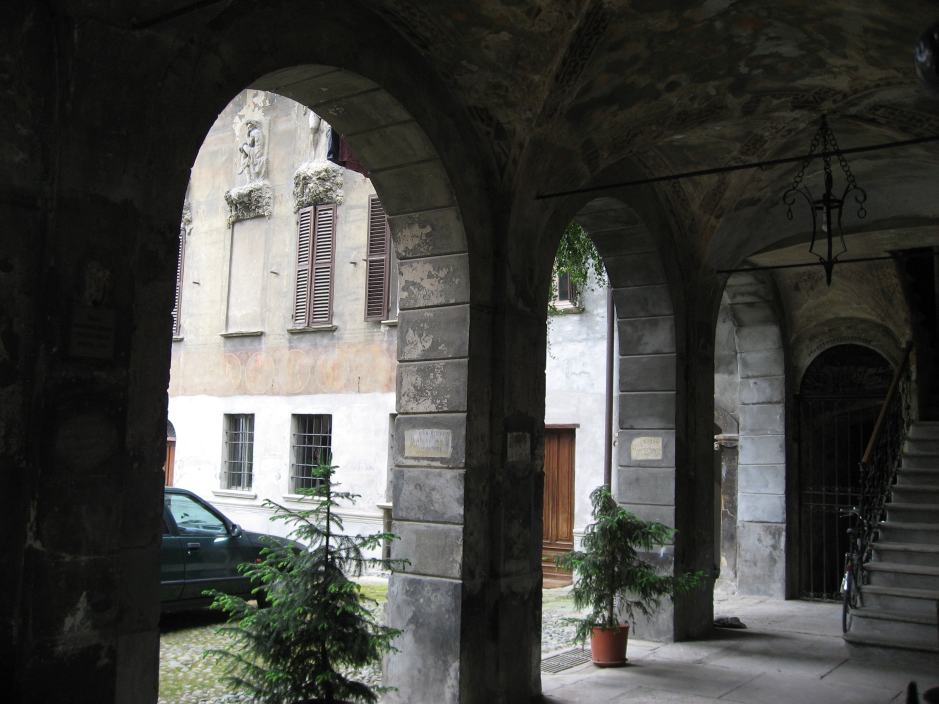
#> input picture Lab 2/images/aquatermi_lowcontrast.jpg, 2816 x 2112 px, given in place of einstein.png, which was not available (shown at 1/3 size)
$ jupyter execute --allow-errors Delivery_P2_1_template_matching_HOG.ipynb   (older library calls are emulated)   (text cells are left out)
#> lines starting #> are read from the running program, lines starting #| are printed output that depends on the picture; pictures that were not available may be replaced by others from this repository, and a replacement may not be noted
[cell 1]
# mount drive to the notebook

from google.colab import drive
drive.mount('/content/drive')

[cell 2]
# Loading necessary libraries (Feel free to add new libraries if you need for any computation)

import numpy as np
from matplotlib import pyplot as plt
import matplotlib
import os
from skimage import color, data, exposure, feature, filters, io, transform
import pandas as pd

[cell 3]
# solution
drive_path = '/content/drive/MyDrive/CV - Lab/Lab4/images/'
einstein_img = plt.imread(drive_path + 'einstein.png')
#> einstein_img is the input picture: shape (2112, 2816, 3); mean R, G, B 69.7, 70, 66.4
template_img = plt.imread(drive_path + 'template.png')

einstein_gray_img = color.rgb2gray(einstein_img)
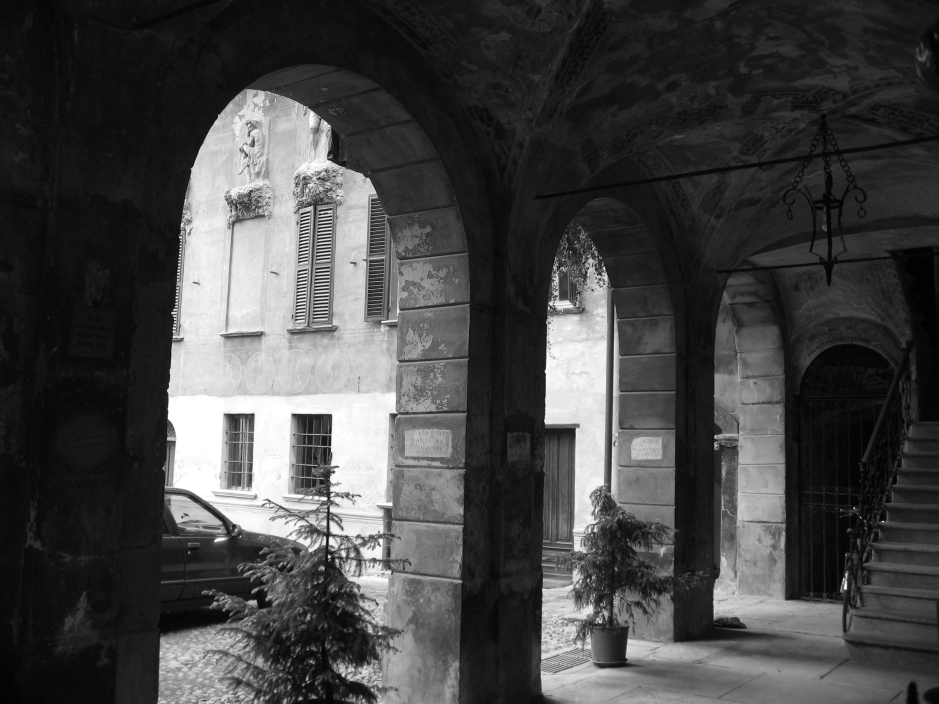
#> einstein_gray_img: shape (2112, 2816) float64 (shown at 1/3 size); min 0, max 1, mean 0.273
template_gray_img = color.rgb2gray(template_img)

#> (the rest of this cell did not finish here and is left out)

#> (a cell that did not finish here is left out)

[cell 5]
# solution
def create_threshold_image(cross_corelation_img, threshold = 0.5):
    return (cross_corelation_img > threshold).astype('uint8')

#> (a cell that did not finish here is left out)

#> (a cell that did not finish here is left out)

#> (a cell that did not finish here is left out)

#> (a cell that did not finish here is left out)

#> (a cell that did not finish here is left out)

#> (a cell that did not finish here is left out)

[cell 12]
def plot_images_rotating_template(rotation_angle, axis_objects):
    rotated_template_img = transform.rotate(template_gray_img, rotation_angle)
    cross_corelation_img = feature.match_template(einstein_gray_img, rotated_template_img, pad_input=True)
    threshold_img = create_threshold_image(cross_corelation_img, 0.55)

    axis_objects[0].imshow(einstein_img)
    axis_objects[1].imshow(rotated_template_img, cmap = 'gray')
    axis_objects[2].imshow(cross_corelation_img, cmap = 'gray')
    axis_objects[3].imshow(threshold_img, cmap = 'gray')

    axis_objects[0].set_title('Einstein')
    axis_objects[1].set_title(f'Template rotated {rotation_angle}º')
    axis_objects[2].set_title('Cross-Correlation Image')
    axis_objects[3].set_title('Threshold Image')

[cell 13]
# solution
fig, axs = plt.subplots(3, 4)
fig.set_size_inches(15, 15)

for ax in axs.flatten():
    ax.axis('off')
#> this loop made 12 passes

#> (the rest of this cell did not finish here and is left out)

#> in plot_images_rotating_template, `rotated_template_img = transform.rotate(template_gray_img, rotation_an..`:
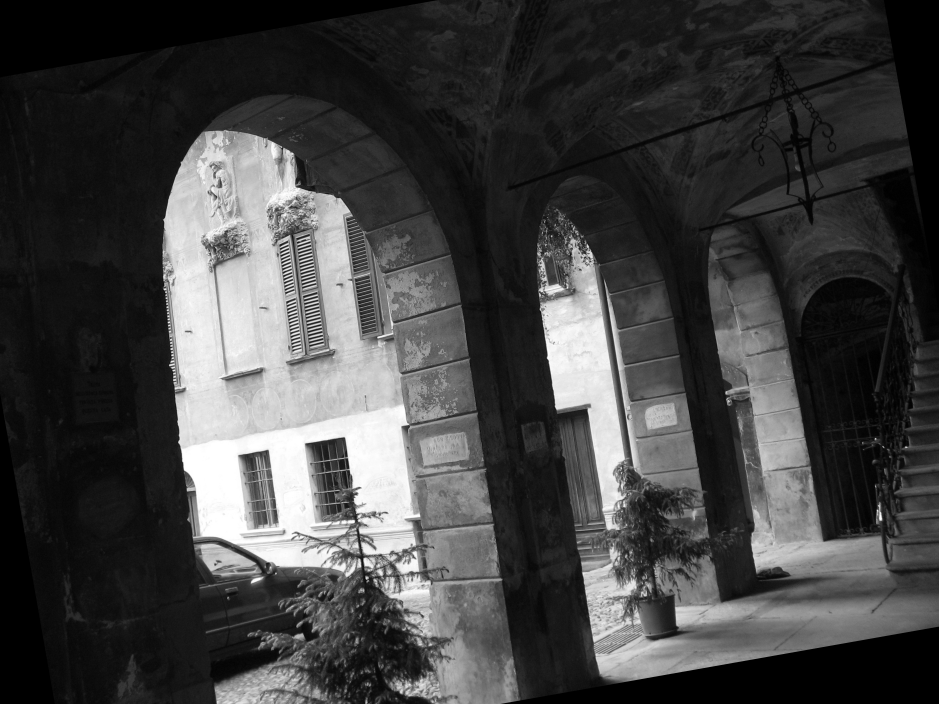
#> rotated_template_img: shape (2112, 2816) float64 (shown at 1/3 size); min 0, max 1, mean 0.261
plot_images_rotating_template(15, axs[1])
plot_images_rotating_template(20, axs[2])

[cell 14]
fig, axs = plt.subplots(1, 3)
fig.set_size_inches(8, 5)

for ax in axs:
    ax.axis('off')

rotated_10_img = transform.rotate(template_gray_img, 10, resize=True)
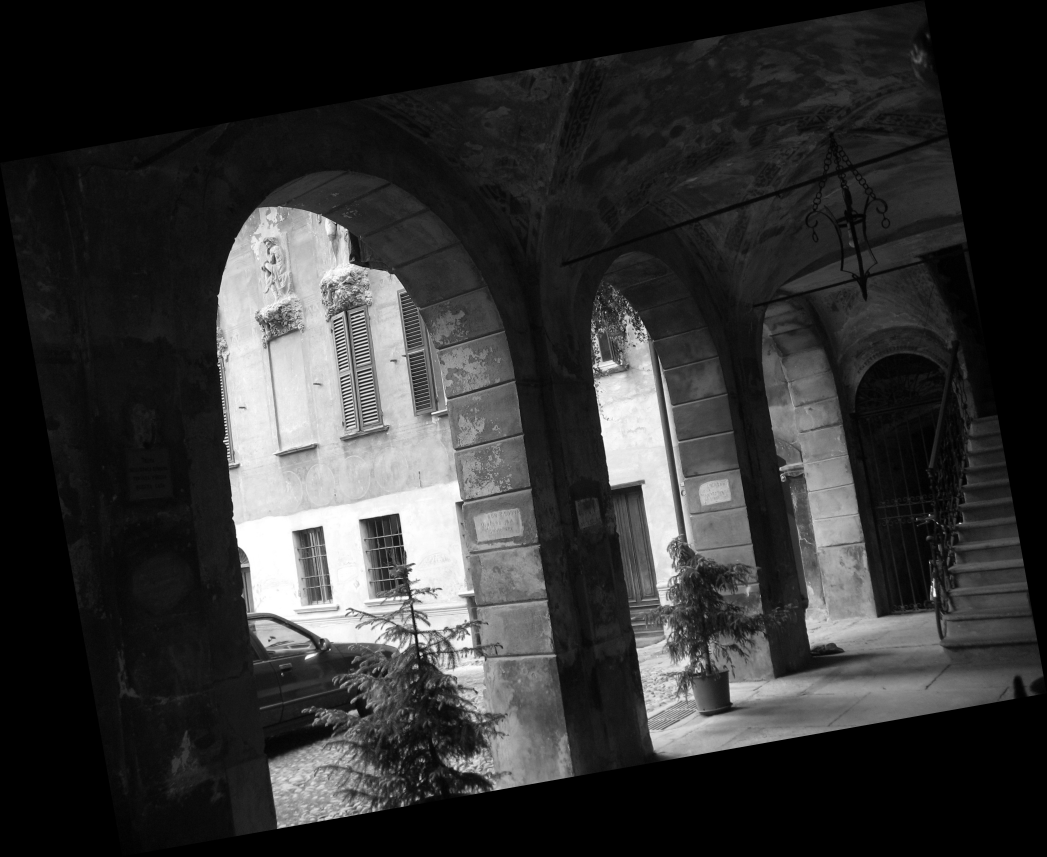
#> rotated_10_img: shape (2569, 3140) float64 (shown at 1/3 size); min 0, max 1, mean 0.201
rotated_15_img = transform.rotate(template_gray_img, 15, resize=True)
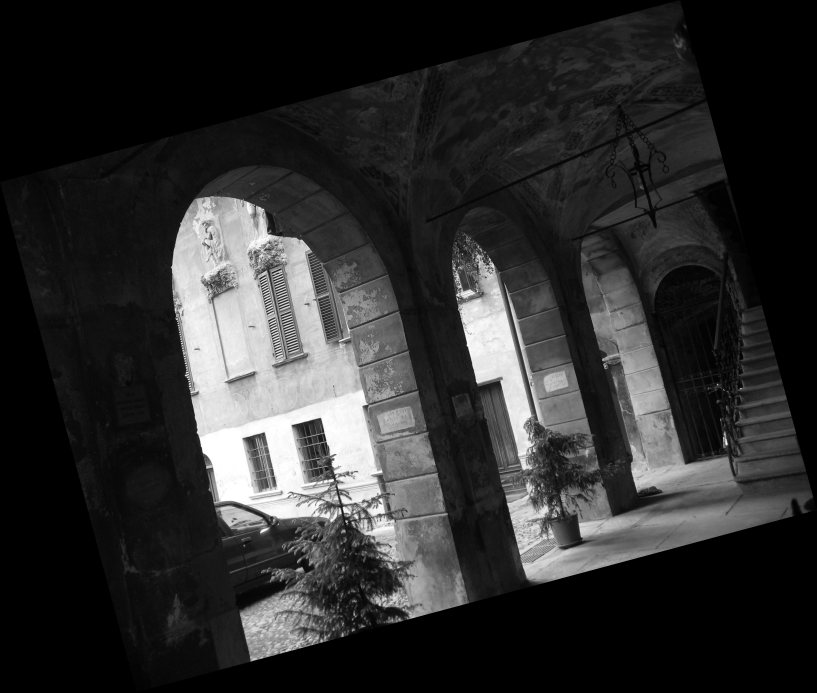
#> rotated_15_img: shape (2769, 3266) float64 (shown at 1/4 size); min 0, max 1, mean 0.18
rotated_20_img = transform.rotate(template_gray_img, 20, resize=True)
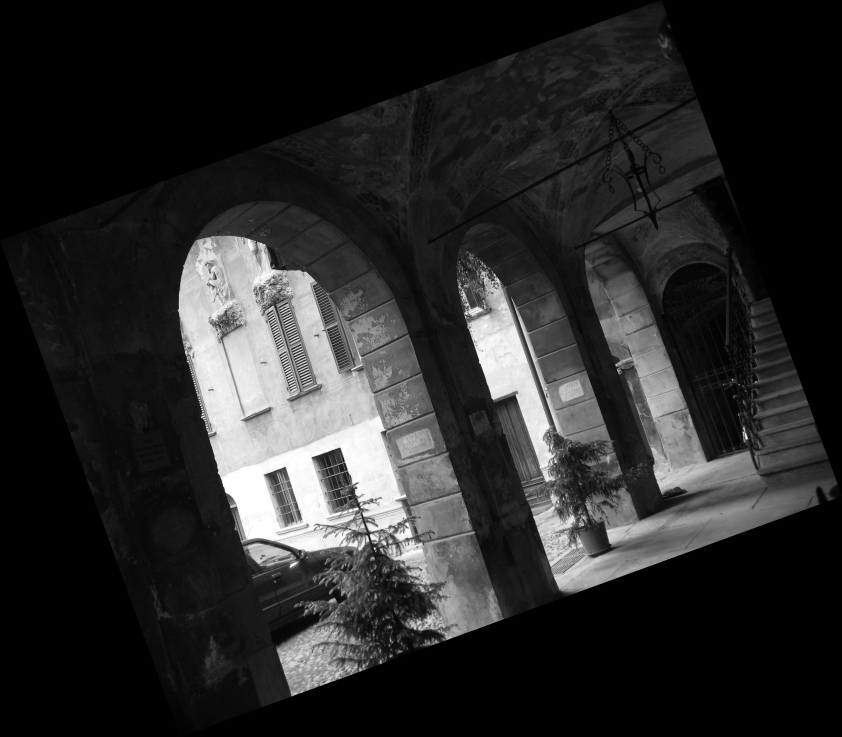
#> rotated_20_img: shape (2947, 3368) float64 (shown at 1/4 size); min 0, max 1, mean 0.164

axs[0].imshow(rotated_10_img, cmap = 'gray')
axs[1].imshow(rotated_15_img, cmap = 'gray')
axs[2].imshow(rotated_20_img, cmap = 'gray')

axs[0].set_title('Template rotated 10º')
axs[1].set_title('Template rotated 15º')
axs[2].set_title('Template rotated 20º')

fig.tight_layout()

print(f'Template rotated 10º shape {rotated_10_img.shape}')
#| Template rotated 10º shape (2569, 3140)
print(f'Template rotated 15º shape {rotated_15_img.shape}')
#| Template rotated 15º shape (2769, 3266)
print(f'Template rotated 20º shape {rotated_20_img.shape}')
#| Template rotated 20º shape (2947, 3368)

[cell 15]
def plot_hog(img, ax=None, **kwargs):
    _, hog = feature.hog(img, visualize=True, **kwargs)
    if ax is not None:
        ax.imshow(hog, cmap="gray")
    else:
      plt.imshow(hog, cmap="gray")

#> (a cell that did not finish here is left out)

#> (a cell that did not finish here is left out)

#> (a cell that did not finish here is left out)

[cell 19]
# solution

orientation_values = [1, 2, 3, 4, 9, 11]
#> orientation_values = [1, 2, 3, 4, 9, 11]

fig, axes = plt.subplots(1, len(orientation_values))
fig.set_size_inches(20, 6)

for ax in axes:
    ax.axis('off')
#> this loop made 6 passes

fig.tight_layout();

#> (the rest of this cell did not finish here and is left out)
